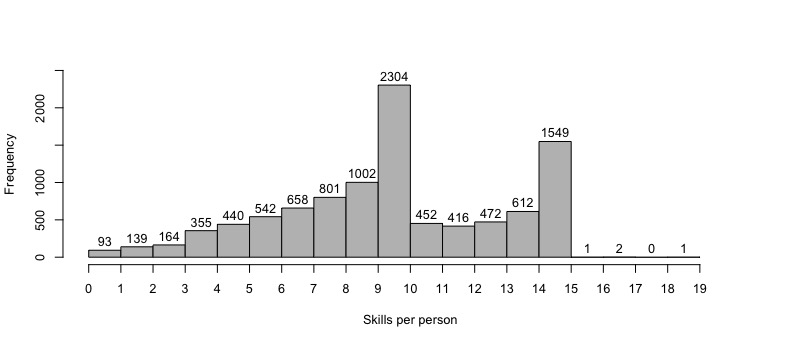

Source code (R):
df <- read.csv('freelancers_num_skills.csv')
par(cex = 0.8) #font size
hist(df$num_of_skills, main = '', labels = TRUE, col='gray', ylim=c(0, 2500), 
     xlab = 'Skills per person', xlim=c(0, 20), breaks = seq(0, 19, by = 1), 
     right = FALSE, axes = FALSE)
axis(1, at=seq(0, 19, by=1), labels = seq(0, 19, by=1))
axis(2, at = seq(0, 2500, by=500))

summary(df$num_of_skills)

nine_skills <- subset(df, df$num_of_skills == 9)
fourteen_skills <- subset(df, df$num_of_skills == 14)

summary(nine_skills$dollars_ph)
# Min. 1st Qu.  Median    Mean 3rd Qu.    Max. 
# 8.00   10.00   20.00   26.58   33.00  850.00
# outliers > 33 + 1.5*(33 - 10) = 67.5
table(nine_skills$dollars_ph > 67.5) 
# FALSE  TRUE // outliers - 3.9% 
# 2215    89  

summary(fourteen_skills$dollars_ph)
# Min. 1st Qu.  Median    Mean 3rd Qu.    Max. 
# 8.00   14.00   24.00   29.43   40.00  331.00
# outliers > 40 + 1.5*(40 - 14) = 79
table(fourteen_skills$dollars_ph > 79) 
# FALSE  TRUE // outliers - 2.8% 
# 1506    43

sd(nine_skills$dollars_ph)
# 33.94468
sd(fourteen_skills$dollars_ph)
# 24.07466


nine_no_outliers <- subset(nine_skills, nine_skills$dollars_ph <= 67.5)
fourteen_no_outliers <- subset(fourteen_skills, fourteen_skills$dollars_ph <= 79)
hist(nine_no_outliers$dollars_ph, xlab ='usd per hour', xlim = c(0, 80), ylim = c(0, 700), col = 'gray', main = '')
hist(fourteen_no_outliers$dollars_ph, xlab ='usd per hour', xlim = c(0, 80), ylim = c(0, 700), col = 'red', main = '')
